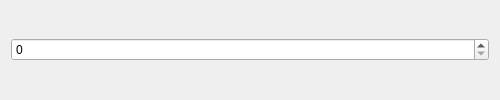
<?xml version="1.0" encoding="UTF-8"?>
<ui version="4.0">
 <class>FunDisplayControls</class>
 <widget class="QWidget" name="FunDisplayControls">
  <property name="geometry">
   <rect>
    <x>0</x>
    <y>0</y>
    <width>500</width>
    <height>100</height>
   </rect>
  </property>
  <layout class="QVBoxLayout" name="verticalLayout">
   <item>
    <widget class="QSpinBox" name="spinBox">
     <property name="maximum">
      <number>2</number>
     </property>
    </widget>
   </item>
  </layout>
 </widget>
 <resources/>
 <connections/>
</ui>
